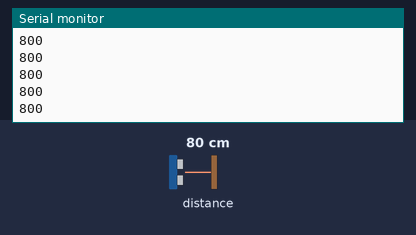
This sketch was run on a simulated Arduino Uno, built with avr-gcc and run on an emulated ATmega328P. Parts: the last lines printed to the serial monitor. The inputs (shaded band) are chosen by the test bench; at power-on: distance to the obstacle 80 cm.

Above: at 1.2 s.
1.3 s: distance to the obstacle set to 2 cm
At 2.0 s:
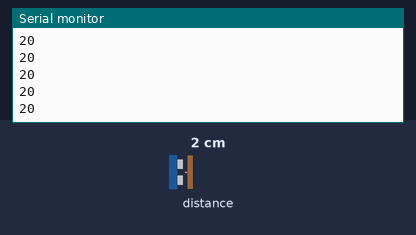
2.8 s: distance to the obstacle set to 4 cm
At 3.4 s:
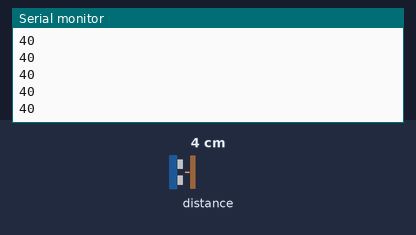
Timing chart, 0 to 5.8 s (numbered marks = the images above; inputs shaded):
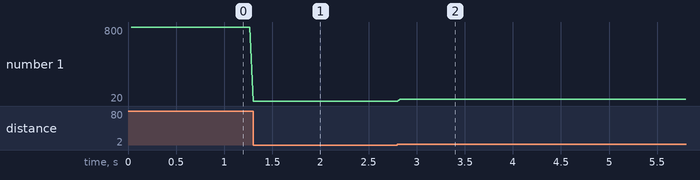

Measured:
- after the input at 1.3 s, the serial monitor: prints a new line at once (image 1)
- after the input at 2.8 s, the serial monitor: prints a new line at once (image 2)
- plotted number 1: 800 → 20 after the input at 1.3 s, 20 → 40 after the input at 2.8 s

The sketch:

Single.ino
```cpp
/* This example shows how to get single-shot range
 measurements from the VL53L0X. The sensor can optionally be
 configured with different ranging profiles, as described in
 the VL53L0X API user manual, to get better performance for
 a certain application. This code is based on the four
 "SingleRanging" examples in the VL53L0X API.

 The range readings are in units of mm. */

#include <Wire.h>
#include <VL53L0X.h>

VL53L0X sensor;


// Uncomment this line to use long range mode. This
// increases the sensitivity of the sensor and extends its
// potential range, but increases the likelihood of getting
// an inaccurate reading because of reflections from objects
// other than the intended target. It works best in dark
// conditions.

//#define LONG_RANGE


// Uncomment ONE of these two lines to get
// - higher speed at the cost of lower accuracy OR
// - higher accuracy at the cost of lower speed

//#define HIGH_SPEED
//#define HIGH_ACCURACY


void setup()
{

  sensor.init();
  Serial.begin(9600);
  Wire.begin();

  sensor.setTimeout(500);
  if (!sensor.init())
  {
    Serial.println("Failed to detect and initialize sensor!");
    while (1) {}
  }

#if defined LONG_RANGE
  // lower the return signal rate limit (default is 0.25 MCPS)
  sensor.setSignalRateLimit(0.1);
  // increase laser pulse periods (defaults are 14 and 10 PCLKs)
  sensor.setVcselPulsePeriod(VL53L0X::VcselPeriodPreRange, 18);
  sensor.setVcselPulsePeriod(VL53L0X::VcselPeriodFinalRange, 14);
#endif

#if defined HIGH_SPEED
  // reduce timing budget to 20 ms (default is about 33 ms)
  sensor.setMeasurementTimingBudget(20000);
#elif defined HIGH_ACCURACY
  // increase timing budget to 200 ms
  sensor.setMeasurementTimingBudget(200000);
#endif
}

void loop()
{
  Serial.print(sensor.readRangeSingleMillimeters());
  if (sensor.timeoutOccurred()) { Serial.print(" TIMEOUT"); }

  Serial.println();
}
```
